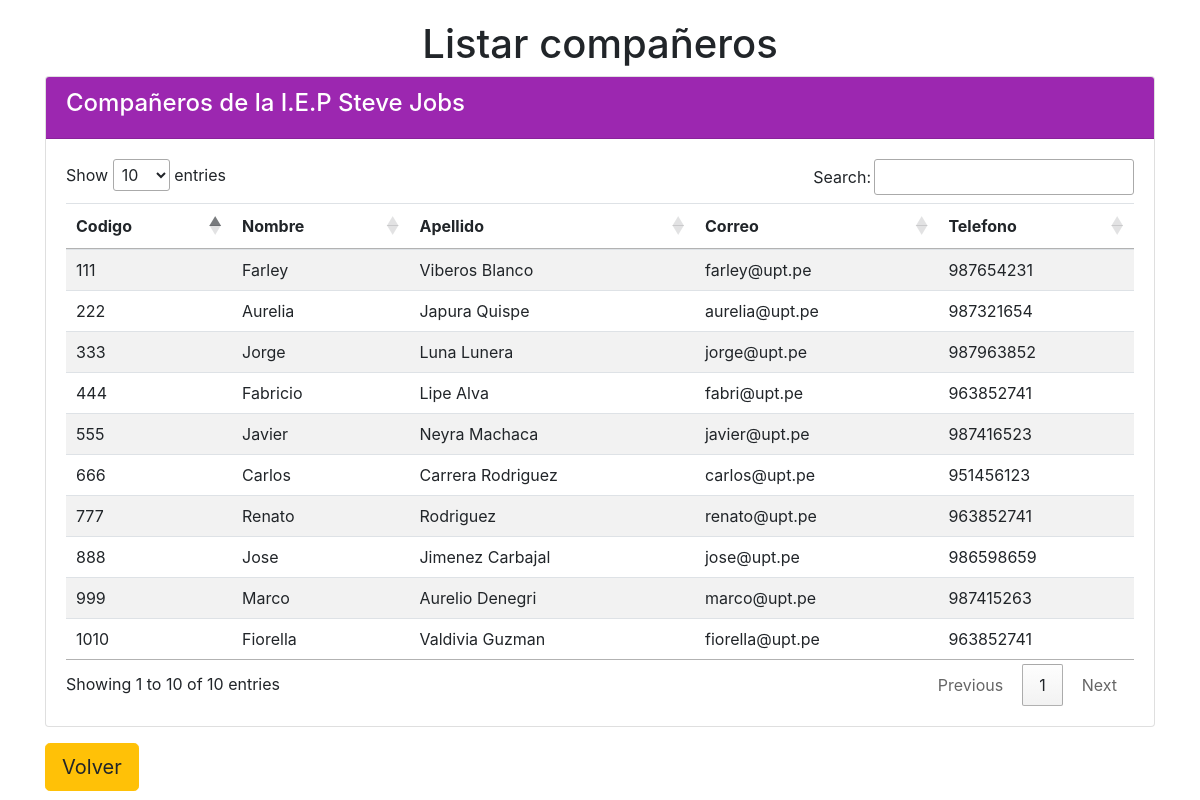
The page /vista/alumno/form_listaralumno.php on the database its author committed.
### tables this page shows
CREATE TABLE IF NOT EXISTS `alumno` (
  `codalumno` int(11) NOT NULL,
  `nombre` varchar(50) DEFAULT NULL,
  `apellido` varchar(50) DEFAULT NULL,
  `correo` varchar(50) DEFAULT NULL,
  `telefono` int(11) DEFAULT NULL,
  `contraseña` varchar(50) DEFAULT NULL,
  `observa` varchar(200) DEFAULT NULL,
  PRIMARY KEY (`codalumno`)
);

### vista/alumno/form_listaralumno.php (the view, shortened to what this page needs)
<!doctype html>
<html>
<head>
<link rel="stylesheet" href="https://maxcdn.bootstrapcdn.com/bootstrap/4.5.2/css/bootstrap.min.css">
<link rel="stylesheet" type="text/css" href="//cdn.datatables.net/1.13.4/css/jquery.dataTables.min.css">
</head>
<body>
<div class="container">
<section>
<article>
<?php
$link = conectarse();
$instruccion= "select alumno.codalumno, alumno.nombre, alumno.apellido, alumno.correo,
alumno.telefono, alumno.contraseña
from alumno";
?>
<center><h1>Listar compañeros</h1></center>
<div class="card">
  <div class="card-header">
    <h4>Compañeros de la I.E.P Steve Jobs</h4>
  </div>
  <div class="card-body">
    <div class="table-responsive">
<table id ="miTabla" class="table table-striped">
  <thead>
<tr>
<th>Codigo</th>
<th>Nombre</th>
<th>Apellido</th>
<th>Correo</th>
<th>Telefono</th>
</tr>
  </thead>
  <tbody>
<?php
$rs=mysqli_query($link, $instruccion) or die ("Fallo en la Consulta");
while($campo=mysqli_fetch_array($rs))
{
?>
<tr>
<td><?php echo $campo["codalumno"];?></td>
<td><?php echo $campo["nombre"];?></td>
<td><?php echo $campo["apellido"];?></td>
<td><?php echo $campo["correo"];?></td>
<td><?php echo $campo["telefono"];?></td>
<?php
}
?>
</tbody>
</table>
</div>
  </div>
</div>
</article>
</section>
<a class="btn btn-warning btn-lg mt-3" href="./index.php">
  <i class="fas fa-arrow-left"></i> Volver</a>
</div>
</body>
</html>

### vista/alumno/form_listaralumno.php (style rules this page uses)
.container { margin-top: 20px; }
.card-header { background-color: #9c27b0; color: white; }

### rows shown on the page
alumno: codalumno "111", nombre "Farley", apellido "Viberos Blanco", correo "farley@upt.pe", telefono "987654231"
alumno: codalumno "222", nombre "Aurelia", apellido "Japura Quispe", correo "aurelia@upt.pe", telefono "987321654"
alumno: codalumno "333", nombre "Jorge", apellido "Luna Lunera", correo "jorge@upt.pe", telefono "987963852"
alumno: codalumno "444", nombre "Fabricio", apellido "Lipe Alva", correo "fabri@upt.pe", telefono "963852741"
alumno: codalumno "555", nombre "Javier", apellido "Neyra Machaca", correo "javier@upt.pe", telefono "987416523"
alumno: codalumno "666", nombre "Carlos", apellido "Carrera Rodriguez", correo "carlos@upt.pe", telefono "951456123"
alumno: codalumno "777", nombre "Renato", apellido "Rodriguez", correo "renato@upt.pe", telefono "963852741"
alumno: codalumno "888", nombre "Jose", apellido "Jimenez Carbajal", correo "jose@upt.pe", telefono "986598659"
alumno: codalumno "999", nombre "Marco", apellido "Aurelio Denegri", correo "marco@upt.pe", telefono "987415263"
alumno: codalumno "1010", nombre "Fiorella", apellido "Valdivia Guzman", correo "fiorella@upt.pe", telefono "963852741"
